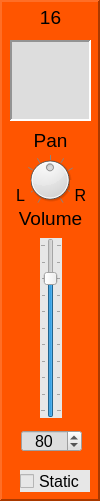
    <widget class="QFrame" name="frame_MidiMixer_Chan_16">
     <property name="geometry">
      <rect>
       <x>780</x>
       <y>10</y>
       <width>100</width>
       <height>501</height>
      </rect>
     </property>
     <property name="styleSheet">
      <string notr="true">background-color: rgb(255, 85, 0);</string>
     </property>
     <property name="frameShape">
      <enum>QFrame::Panel</enum>
     </property>
     <property name="frameShadow">
      <enum>QFrame::Raised</enum>
     </property>
     <property name="lineWidth">
      <number>2</number>
     </property>
     <property name="midLineWidth">
      <number>2</number>
     </property>
     <widget class="QSlider" name="verticalSlider_MidiMixerChanVol_16">
      <property name="geometry">
       <rect>
        <x>40</x>
        <y>238</y>
        <width>22</width>
        <height>180</height>
       </rect>
      </property>
      <property name="styleSheet">
       <string notr="true">background-color: rgb(231, 231, 231);</string>
      </property>
      <property name="maximum">
       <number>100</number>
      </property>
      <property name="value">
       <number>80</number>
      </property>
      <property name="orientation">
       <enum>Qt::Vertical</enum>
      </property>
      <property name="tickPosition">
       <enum>QSlider::TicksBothSides</enum>
      </property>
      <property name="tickInterval">
       <number>10</number>
      </property>
     </widget>
     <widget class="QDial" name="dial_MidiMixerChanPan_16">
      <property name="geometry">
       <rect>
        <x>25</x>
        <y>148</y>
        <width>50</width>
        <height>64</height>
       </rect>
      </property>
      <property name="styleSheet">
       <string notr="true">background-color: rgb(231, 231, 231);</string>
      </property>
      <property name="minimum">
       <number>-50</number>
      </property>
      <property name="maximum">
       <number>50</number>
      </property>
      <property name="notchTarget">
       <double>10.000000000000000</double>
      </property>
      <property name="notchesVisible">
       <bool>true</bool>
      </property>
     </widget>
     <widget class="QLabel" name="label_46">
      <property name="geometry">
       <rect>
        <x>27</x>
        <y>130</y>
        <width>47</width>
        <height>21</height>
       </rect>
      </property>
      <property name="font">
       <font>
        <pointsize>14</pointsize>
       </font>
      </property>
      <property name="text">
       <string>Pan</string>
      </property>
      <property name="alignment">
       <set>Qt::AlignCenter</set>
      </property>
     </widget>
     <widget class="QLabel" name="label_47">
      <property name="geometry">
       <rect>
        <x>10</x>
        <y>208</y>
        <width>81</width>
        <height>21</height>
       </rect>
      </property>
      <property name="font">
       <font>
        <pointsize>14</pointsize>
       </font>
      </property>
      <property name="text">
       <string>Volume</string>
      </property>
      <property name="alignment">
       <set>Qt::AlignCenter</set>
      </property>
     </widget>
     <widget class="QSpinBox" name="spinBox_MidiMixerChanVol_16">
      <property name="geometry">
       <rect>
        <x>21</x>
        <y>430</y>
        <width>61</width>
        <height>22</height>
       </rect>
      </property>
      <property name="font">
       <font>
        <pointsize>12</pointsize>
       </font>
      </property>
      <property name="styleSheet">
       <string notr="true">background-color: rgb(221, 221, 221);</string>
      </property>
      <property name="alignment">
       <set>Qt::AlignCenter</set>
      </property>
      <property name="maximum">
       <number>100</number>
      </property>
      <property name="value">
       <number>80</number>
      </property>
     </widget>
     <widget class="QLabel" name="label_48">
      <property name="geometry">
       <rect>
        <x>30</x>
        <y>5</y>
        <width>41</width>
        <height>25</height>
       </rect>
      </property>
      <property name="font">
       <font>
        <pointsize>14</pointsize>
       </font>
      </property>
      <property name="text">
       <string>16</string>
      </property>
      <property name="alignment">
       <set>Qt::AlignCenter</set>
      </property>
     </widget>
     <widget class="QTextEdit" name="textEdit_MidiMixerChanText_16">
      <property name="geometry">
       <rect>
        <x>10</x>
        <y>40</y>
        <width>81</width>
        <height>81</height>
       </rect>
      </property>
      <property name="styleSheet">
       <string notr="true">background-color: rgb(221, 221, 221);</string>
      </property>
      <property name="frameShape">
       <enum>QFrame::Panel</enum>
      </property>
      <property name="lineWidth">
       <number>2</number>
      </property>
      <property name="midLineWidth">
       <number>2</number>
      </property>
      <property name="readOnly">
       <bool>true</bool>
      </property>
     </widget>
     <widget class="QLabel" name="label_79">
      <property name="geometry">
       <rect>
        <x>70</x>
        <y>180</y>
        <width>21</width>
        <height>31</height>
       </rect>
      </property>
      <property name="font">
       <font>
        <pointsize>12</pointsize>
       </font>
      </property>
      <property name="text">
       <string>R</string>
      </property>
      <property name="alignment">
       <set>Qt::AlignCenter</set>
      </property>
     </widget>
     <widget class="QLabel" name="label_80">
      <property name="geometry">
       <rect>
        <x>10</x>
        <y>180</y>
        <width>21</width>
        <height>31</height>
       </rect>
      </property>
      <property name="font">
       <font>
        <pointsize>12</pointsize>
       </font>
      </property>
      <property name="text">
       <string>L</string>
      </property>
      <property name="alignment">
       <set>Qt::AlignCenter</set>
      </property>
     </widget>
     <widget class="QCheckBox" name="checkBox_MidiMixerChanStaticVol_16">
      <property name="geometry">
       <rect>
        <x>20</x>
        <y>470</y>
        <width>70</width>
        <height>22</height>
       </rect>
      </property>
      <property name="font">
       <font>
        <pointsize>12</pointsize>
       </font>
      </property>
      <property name="styleSheet">
       <string notr="true">background-color: rgb(231, 231, 231);</string>
      </property>
      <property name="text">
       <string>Static</string>
      </property>
     </widget>
    </widget>
